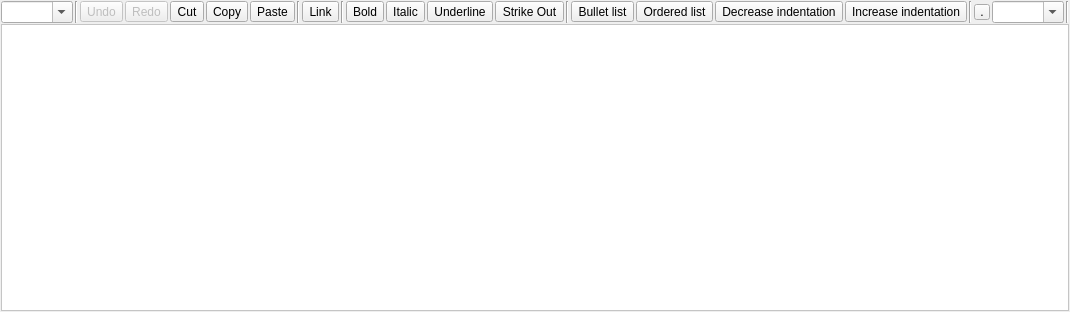
<?xml version="1.0" encoding="UTF-8"?>
<ui version="4.0">
 <class>MRichTextEdit</class>
 <widget class="QWidget" name="MRichTextEdit">
  <property name="geometry">
   <rect>
    <x>0</x>
    <y>0</y>
    <width>819</width>
    <height>312</height>
   </rect>
  </property>
  <property name="windowTitle">
   <string notr="true"/>
  </property>
  <layout class="QVBoxLayout" name="verticalLayout">
   <property name="spacing">
    <number>1</number>
   </property>
   <property name="leftMargin">
    <number>1</number>
   </property>
   <property name="topMargin">
    <number>1</number>
   </property>
   <property name="rightMargin">
    <number>1</number>
   </property>
   <property name="bottomMargin">
    <number>1</number>
   </property>
   <item>
    <widget class="QWidget" name="f_toolbar" native="true">
     <layout class="QHBoxLayout" name="horizontalLayout">
      <property name="spacing">
       <number>2</number>
      </property>
      <property name="leftMargin">
       <number>0</number>
      </property>
      <property name="topMargin">
       <number>0</number>
      </property>
      <property name="rightMargin">
       <number>0</number>
      </property>
      <property name="bottomMargin">
       <number>0</number>
      </property>
      <item>
       <widget class="QComboBox" name="f_paragraph">
        <property name="focusPolicy">
         <enum>Qt::ClickFocus</enum>
        </property>
        <property name="toolTip">
         <string>Paragraph formatting</string>
        </property>
        <property name="editable">
         <bool>true</bool>
        </property>
       </widget>
      </item>
      <item>
       <widget class="Line" name="line_4">
        <property name="orientation">
         <enum>Qt::Vertical</enum>
        </property>
       </widget>
      </item>
      <item>
       <widget class="QToolButton" name="f_undo">
        <property name="enabled">
         <bool>false</bool>
        </property>
        <property name="focusPolicy">
         <enum>Qt::ClickFocus</enum>
        </property>
        <property name="toolTip">
         <string>Undo (CTRL+Z)</string>
        </property>
        <property name="text">
         <string>Undo</string>
        </property>
        <property name="icon">
         <iconset theme="edit-undo">
          <normaloff>.</normaloff>.</iconset>
        </property>
        <property name="iconSize">
         <size>
          <width>16</width>
          <height>16</height>
         </size>
        </property>
       </widget>
      </item>
      <item>
       <widget class="QToolButton" name="f_redo">
        <property name="enabled">
         <bool>false</bool>
        </property>
        <property name="focusPolicy">
         <enum>Qt::ClickFocus</enum>
        </property>
        <property name="toolTip">
         <string>Redo</string>
        </property>
        <property name="text">
         <string>Redo</string>
        </property>
        <property name="icon">
         <iconset theme="edit-redo">
          <normaloff>.</normaloff>.</iconset>
        </property>
        <property name="iconSize">
         <size>
          <width>16</width>
          <height>16</height>
         </size>
        </property>
       </widget>
      </item>
      <item>
       <widget class="QToolButton" name="f_cut">
        <property name="focusPolicy">
         <enum>Qt::ClickFocus</enum>
        </property>
        <property name="toolTip">
         <string>Cut (CTRL+X)</string>
        </property>
        <property name="text">
         <string>Cut</string>
        </property>
        <property name="icon">
         <iconset theme="edit-cut">
          <normaloff>.</normaloff>.</iconset>
        </property>
        <property name="iconSize">
         <size>
          <width>16</width>
          <height>16</height>
         </size>
        </property>
       </widget>
      </item>
      <item>
       <widget class="QToolButton" name="f_copy">
        <property name="focusPolicy">
         <enum>Qt::ClickFocus</enum>
        </property>
        <property name="toolTip">
         <string>Copy (CTRL+C)</string>
        </property>
        <property name="text">
         <string>Copy</string>
        </property>
        <property name="icon">
         <iconset theme="edit-copy">
          <normaloff>.</normaloff>.</iconset>
        </property>
        <property name="iconSize">
         <size>
          <width>16</width>
          <height>16</height>
         </size>
        </property>
       </widget>
      </item>
      <item>
       <widget class="QToolButton" name="f_paste">
        <property name="focusPolicy">
         <enum>Qt::ClickFocus</enum>
        </property>
        <property name="toolTip">
         <string>Paste (CTRL+V)</string>
        </property>
        <property name="text">
         <string>Paste</string>
        </property>
        <property name="icon">
         <iconset theme="edit-paste">
          <normaloff>.</normaloff>.</iconset>
        </property>
        <property name="iconSize">
         <size>
          <width>16</width>
          <height>16</height>
         </size>
        </property>
       </widget>
      </item>
      <item>
       <widget class="Line" name="line">
        <property name="orientation">
         <enum>Qt::Vertical</enum>
        </property>
       </widget>
      </item>
      <item>
       <widget class="QToolButton" name="f_link">
        <property name="focusPolicy">
         <enum>Qt::ClickFocus</enum>
        </property>
        <property name="toolTip">
         <string>Link (CTRL+L)</string>
        </property>
        <property name="text">
         <string>Link</string>
        </property>
        <property name="icon">
         <iconset theme="applications-internet">
          <normaloff>.</normaloff>.</iconset>
        </property>
        <property name="iconSize">
         <size>
          <width>16</width>
          <height>16</height>
         </size>
        </property>
        <property name="checkable">
         <bool>true</bool>
        </property>
       </widget>
      </item>
      <item>
       <widget class="Line" name="line_3">
        <property name="orientation">
         <enum>Qt::Vertical</enum>
        </property>
       </widget>
      </item>
      <item>
       <widget class="QToolButton" name="f_bold">
        <property name="focusPolicy">
         <enum>Qt::ClickFocus</enum>
        </property>
        <property name="toolTip">
         <string notr="true">Bold (CTRL+B)</string>
        </property>
        <property name="text">
         <string>Bold</string>
        </property>
        <property name="icon">
         <iconset theme="format-text-bold">
          <normaloff>.</normaloff>.</iconset>
        </property>
        <property name="iconSize">
         <size>
          <width>16</width>
          <height>16</height>
         </size>
        </property>
        <property name="checkable">
         <bool>true</bool>
        </property>
       </widget>
      </item>
      <item>
       <widget class="QToolButton" name="f_italic">
        <property name="focusPolicy">
         <enum>Qt::ClickFocus</enum>
        </property>
        <property name="toolTip">
         <string>Italic (CTRL+I)</string>
        </property>
        <property name="text">
         <string>Italic</string>
        </property>
        <property name="icon">
         <iconset theme="format-text-italic">
          <normaloff>.</normaloff>.</iconset>
        </property>
        <property name="iconSize">
         <size>
          <width>16</width>
          <height>16</height>
         </size>
        </property>
        <property name="checkable">
         <bool>true</bool>
        </property>
       </widget>
      </item>
      <item>
       <widget class="QToolButton" name="f_underline">
        <property name="focusPolicy">
         <enum>Qt::ClickFocus</enum>
        </property>
        <property name="toolTip">
         <string>Underline (CTRL+U)</string>
        </property>
        <property name="text">
         <string>Underline</string>
        </property>
        <property name="icon">
         <iconset theme="format-text-underline">
          <normaloff>.</normaloff>.</iconset>
        </property>
        <property name="iconSize">
         <size>
          <width>16</width>
          <height>16</height>
         </size>
        </property>
        <property name="checkable">
         <bool>true</bool>
        </property>
       </widget>
      </item>
      <item>
       <widget class="QToolButton" name="f_strikeout">
        <property name="text">
         <string>Strike Out</string>
        </property>
        <property name="checkable">
         <bool>true</bool>
        </property>
       </widget>
      </item>
      <item>
       <widget class="Line" name="line_5">
        <property name="orientation">
         <enum>Qt::Vertical</enum>
        </property>
       </widget>
      </item>
      <item>
       <widget class="QToolButton" name="f_list_bullet">
        <property name="focusPolicy">
         <enum>Qt::ClickFocus</enum>
        </property>
        <property name="toolTip">
         <string>Bullet list (CTRL+-)</string>
        </property>
        <property name="text">
         <string>Bullet list</string>
        </property>
        <property name="iconSize">
         <size>
          <width>16</width>
          <height>16</height>
         </size>
        </property>
        <property name="checkable">
         <bool>true</bool>
        </property>
       </widget>
      </item>
      <item>
       <widget class="QToolButton" name="f_list_ordered">
        <property name="focusPolicy">
         <enum>Qt::ClickFocus</enum>
        </property>
        <property name="toolTip">
         <string>Ordered list (CTRL+=)</string>
        </property>
        <property name="text">
         <string>Ordered list</string>
        </property>
        <property name="iconSize">
         <size>
          <width>16</width>
          <height>16</height>
         </size>
        </property>
        <property name="checkable">
         <bool>true</bool>
        </property>
       </widget>
      </item>
      <item>
       <widget class="QToolButton" name="f_indent_dec">
        <property name="focusPolicy">
         <enum>Qt::ClickFocus</enum>
        </property>
        <property name="toolTip">
         <string>Decrease indentation (CTRL+,)</string>
        </property>
        <property name="text">
         <string>Decrease indentation</string>
        </property>
        <property name="icon">
         <iconset theme="format-indent-less">
          <normaloff>.</normaloff>.</iconset>
        </property>
        <property name="iconSize">
         <size>
          <width>16</width>
          <height>16</height>
         </size>
        </property>
       </widget>
      </item>
      <item>
       <widget class="QToolButton" name="f_indent_inc">
        <property name="focusPolicy">
         <enum>Qt::ClickFocus</enum>
        </property>
        <property name="toolTip">
         <string>Increase indentation (CTRL+.)</string>
        </property>
        <property name="text">
         <string>Increase indentation</string>
        </property>
        <property name="icon">
         <iconset theme="format-indent-more">
          <normaloff>.</normaloff>.</iconset>
        </property>
        <property name="iconSize">
         <size>
          <width>16</width>
          <height>16</height>
         </size>
        </property>
       </widget>
      </item>
      <item>
       <widget class="Line" name="line_2">
        <property name="orientation">
         <enum>Qt::Vertical</enum>
        </property>
       </widget>
      </item>
      <item>
       <widget class="QToolButton" name="f_bgcolor">
        <property name="minimumSize">
         <size>
          <width>16</width>
          <height>16</height>
         </size>
        </property>
        <property name="maximumSize">
         <size>
          <width>16</width>
          <height>16</height>
         </size>
        </property>
        <property name="focusPolicy">
         <enum>Qt::ClickFocus</enum>
        </property>
        <property name="toolTip">
         <string>Text background color</string>
        </property>
        <property name="text">
         <string>.</string>
        </property>
        <property name="iconSize">
         <size>
          <width>16</width>
          <height>16</height>
         </size>
        </property>
       </widget>
      </item>
      <item>
       <widget class="QComboBox" name="f_fontsize">
        <property name="focusPolicy">
         <enum>Qt::ClickFocus</enum>
        </property>
        <property name="toolTip">
         <string>Font size</string>
        </property>
        <property name="editable">
         <bool>true</bool>
        </property>
       </widget>
      </item>
      <item>
       <widget class="Line" name="line_6">
        <property name="orientation">
         <enum>Qt::Vertical</enum>
        </property>
       </widget>
      </item>
      <item>
       <spacer name="horizontalSpacer">
        <property name="orientation">
         <enum>Qt::Horizontal</enum>
        </property>
        <property name="sizeHint" stdset="0">
         <size>
          <width>40</width>
          <height>20</height>
         </size>
        </property>
       </spacer>
      </item>
     </layout>
     <zorder>f_paragraph</zorder>
     <zorder>line_4</zorder>
     <zorder>f_undo</zorder>
     <zorder>f_redo</zorder>
     <zorder>f_cut</zorder>
     <zorder>f_copy</zorder>
     <zorder>f_paste</zorder>
     <zorder>line</zorder>
     <zorder>f_link</zorder>
     <zorder>line_3</zorder>
     <zorder>f_italic</zorder>
     <zorder>f_underline</zorder>
     <zorder>line_2</zorder>
     <zorder>f_fontsize</zorder>
     <zorder>line_5</zorder>
     <zorder>f_list_bullet</zorder>
     <zorder>f_list_ordered</zorder>
     <zorder>f_indent_dec</zorder>
     <zorder>f_indent_inc</zorder>
     <zorder>f_bold</zorder>
     <zorder>f_bgcolor</zorder>
     <zorder>f_strikeout</zorder>
     <zorder>line_6</zorder>
    </widget>
   </item>
   <item>
    <widget class="QTextEdit" name="f_textedit">
     <property name="styleSheet">
      <string notr="true">background-color: rgb(255, 255, 255);
color: rgb(0, 0, 0);</string>
     </property>
     <property name="autoFormatting">
      <set>QTextEdit::AutoNone</set>
     </property>
     <property name="tabChangesFocus">
      <bool>true</bool>
     </property>
    </widget>
   </item>
  </layout>
 </widget>
 <resources/>
 <connections/>
</ui>
